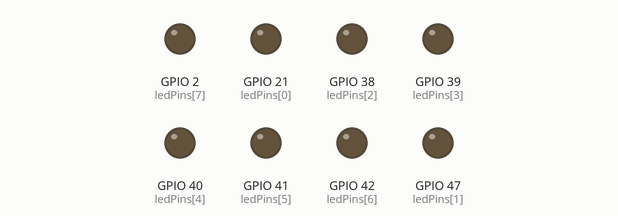
Simulated run of this sketch. Board: ESP32-S3. Parts: output pins drawn as LEDs (lit = HIGH).

Above: at 0.05 s.
At 0.3 s:
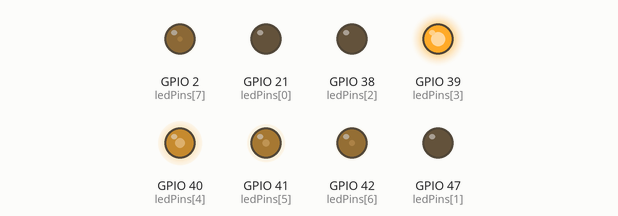
At 0.4 s:
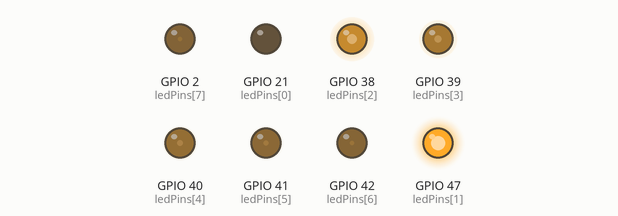
At 0.55 s:
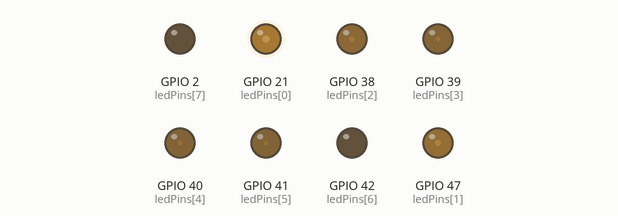
At 0.95 s:
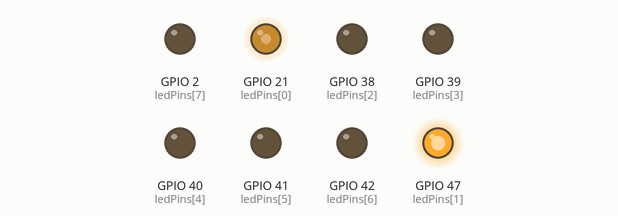
At 1.35 s:
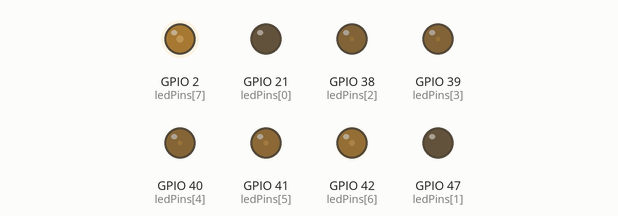
Timing chart, 0 to 3.7 s (numbered marks = the images above):
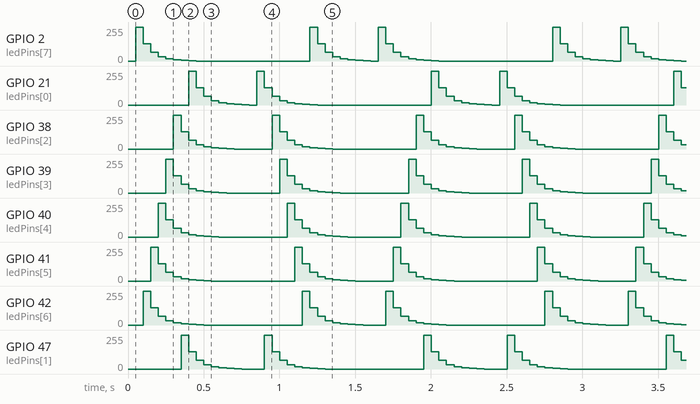

The sketch:

Sketch_04.2_FlowingLight2.ino
```cpp
/**********************************************************************
  Filename    : FlowingLight2
  Description : More cool flowing light.
  Auther      : www.freenove.com
  Modification: 2022/10/20
**********************************************************************/
const byte ledPins[] = {21, 47, 38, 39, 40, 41, 42, 2};  //define led pins
const byte chns[] = {0, 1, 2, 3, 4, 5, 6, 7};  //define the pwm channels
const int dutys[] = {0, 0, 0, 0, 0, 0, 0, 0,
                     1023, 512, 256, 128, 64, 32, 16, 8,
                     0, 0, 0, 0, 0, 0, 0, 0
                    };  //define the pwm dutys
int ledCounts;
int delayTimes = 50;  //flowing speed ,the smaller, the faster
void setup() {
  ledCounts = sizeof(ledPins);  //get the led counts
  for (int i = 0; i < ledCounts; i++) {  //setup the pwm channels
    ledcSetup(chns[i], 1000, 10);
    ledcAttachPin(ledPins[i], chns[i]);
  }
}

void loop() {
  for (int i = 0; i < 16; i++) {        //flowing one side to other side
    for (int j = 0; j < ledCounts; j++) {
      ledcWrite(chns[j], dutys[i + j]);
    }
    delay(delayTimes);
  }
  for (int i = 0; i < 16; i++) {      //flowing one side to other side
    for (int j = ledCounts - 1; j > -1; j--) {
      ledcWrite(chns[j], dutys[i + (ledCounts - 1 - j)]);
    }
    delay(delayTimes);
  }
}
```

Measured:
- by itself, GPIO 2 (ledPins[7]): repeats every 1.6 s: 128/255 0.05 s, 64/255 0.05 s, 32/255 0.05 s, 16/255 0.05 s, 8/255 0.05 s, 4/255 0.05 s, 2/255 0.05 s, 0/255 0.75 s, 255/255 0.05 s, 128/255 0.05 s, 64/255 0.05 s, 32/255 0.05 s, 16/255 0.05 s, 8/255 0.05 s, 4/255 0.05 s, 2/255 0.05 s, 0/255 0.05 s, 255/255 0.05 s
- by itself, GPIO 21 (ledPins[0]): repeats every 1.6 s: 128/255 0.05 s, 64/255 0.05 s, 32/255 0.05 s, 16/255 0.05 s, 8/255 0.05 s, 4/255 0.05 s, 2/255 0.05 s, 0/255 0.05 s, 255/255 0.05 s, 128/255 0.05 s, 64/255 0.05 s, 32/255 0.05 s, 16/255 0.05 s, 8/255 0.05 s, 4/255 0.05 s, 2/255 0.05 s, 0/255 0.75 s, 255/255 0.05 s
